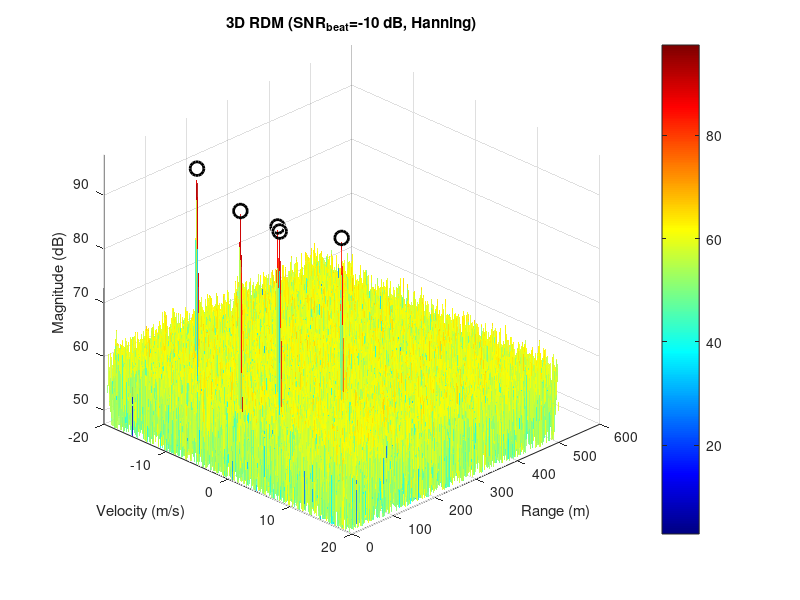
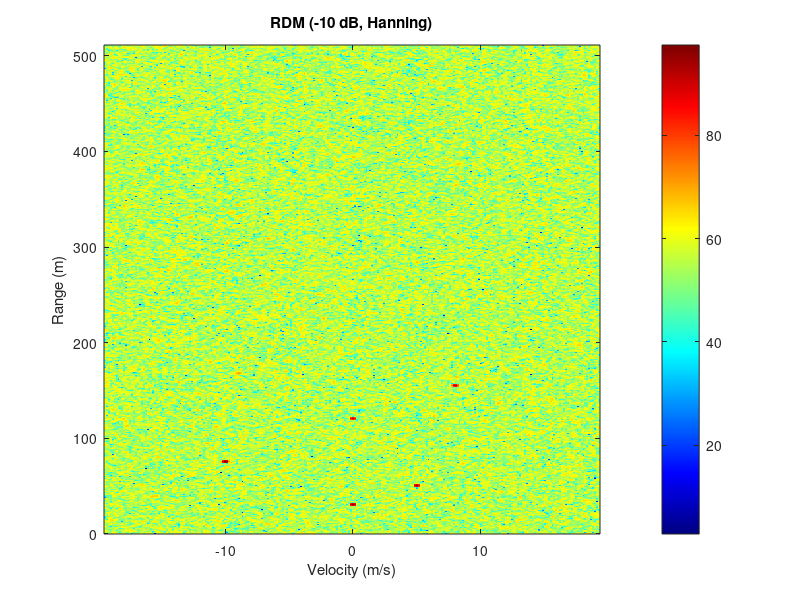

The MATLAB script that drew these images, in order: (Note: this script raises an error after producing the figures.)
%% FMCW Radar Simulation — Multi-Target Scenario
% =========================================================================
% 功能: 多目标 FMCW 雷达仿真, 生成 Range-Doppler Map + CFAR 检测
%
% 正确性要点:
%   1. 快-慢时间分离, 每 chirp 频率从 fc 独立线性上升
%   2. RX 在 τ < 2R/c 时自然为 0
%   3. Stop-and-hop 近似: 距离按 chirp 更新
%   4. 2D FFT 后仅沿多普勒维 fftshift
%   5. 物理轴从参数严格推导
%   6. CFAR 在功率域做, 量纲一致
%   7. 向量化加速信号生成
%   8. 可控噪声 + SNR 定义
%   9. 加窗抑制旁瓣
%   10. DBSCAN 聚类聚合 CFAR 点迹 (归一化各向同性距离)
%
% 矩阵维度约定:
%   beat / rdm 均为 (Nr, Nd), 第 1 维 = 距离, 第 2 维 = 多普勒
% =========================================================================

clear; clc; close all;

%% ==================== 1. 雷达参数 ====================
c        = 3e8;
fc       = 77e9;
B        = 150e6;
T_chirp  = 50e-6;
Nd       = 256;
Nr       = 1024;

lambda   = c / fc;
slope    = B / T_chirp;
Fs       = Nr / T_chirp;
T_frame  = Nd * T_chirp;

range_res = c / (2 * B);
max_range = (Nr / 2) * range_res;
v_res     = lambda / (2 * T_frame);
v_max     = lambda / (4 * T_chirp);

fprintf('========== Radar Parameters ==========\n');
fprintf('  fc        = %.2f GHz\n', fc / 1e9);
fprintf('  B         = %.1f MHz\n', B / 1e6);
fprintf('  T_chirp   = %.2f us\n', T_chirp * 1e6);
fprintf('  Nr=%d, Nd=%d, T_frame=%.1f ms\n', Nr, Nd, T_frame * 1e3);
fprintf('  ΔR=%.2f m, R_max=%.0f m\n', range_res, max_range);
fprintf('  Δv=%.2f m/s, v_max=%.0f m/s\n', v_res, v_max);

%% ==================== 2. 多目标定义 ====================
targets = [
     30,    0,  1.0;
     50,    5,  0.8;
     75,  -10,  1.2;
    120,    0,  0.5;
    155,    8,  0.6;
];
num_targets = size(targets, 1);
fprintf('\n========== Targets ==========\n');
for k = 1:num_targets
    fprintf('  T%d: R = %5.1f m, v = %+5.1f m/s\n', ...
        k, targets(k, 1), targets(k, 2));
end

%% ==================== 3. 噪声 / 信噪比 ====================
SNR_beat_dB = -10;
SNR_beat    = 10^(SNR_beat_dB / 10);
ref_amp     = max(targets(:, 3));
noise_std   = ref_amp / sqrt(SNR_beat);
fprintf('\n  SNR_beat = %.1f dB (after 2D FFT: ≈ %.1f dB)\n', ...
    SNR_beat_dB, SNR_beat_dB + 10*log10(Nr*Nd));

%% ==================== 4. 信号生成 (向量化) ====================
% ====================== 数学模型 ======================
%
% 发射信号 (第 n 个 chirp, 快时间 tau):
%   s_tx(tau, n) = exp{j·2π[ fc·(nT + tau) + ½S·tau² ]}
%
% 第 k 个目标时延 (stop-and-hop):
%   R_k(n)   = R0_k + v_k · n · T_chirp
%   tau_k(n) = 2 · R_k(n) / c
%
% 接收信号:
%   s_rx(tau, n) = exp{j·2π[ fc·(nT + tau - tau_k) + ½S·(tau - tau_k)² ]}
%                = 0,  tau < tau_k  (回波未到达)
%
% 差频信号 (dechirp, 复混频):
%   s_k = s_tx · conj(s_rx) = exp{j·2π[ fc·tau_k + S·tau·tau_k - ½S·tau_k² ]}
%                               ├─ 载波相位 ─┤├─ 差频项 ─┤├── RVP ──┤
%
% 其中差频项 exp{j·2π·S·tau·tau_k} 产生频率 f_if = S·tau_k = slope · 2R/c
% 这是测距的核心, Range FFT 后谱峰位置对应 f_if。
%
% 载波相位 exp{j·2π·fc·tau_k} 在单 chirp 内为常数,
% 跨 chirp 时随 R_k(n) 线性变化, 产生多普勒频率 f_d = 2v/lambda。
% ======================================================

tau = (0:Nr - 1).' / Fs;        % 快时间: Nr×1
n   = 0:Nd - 1;                 % 慢时间 (chirp 索引): 1×Nd
beat = zeros(Nr, Nd);

for k = 1:num_targets
    R0  = targets(k, 1);
    v   = targets(k, 2);
    amp = targets(k, 3);

    % 每 chirp 的目标时延 tau_k(n) : 1×Nd
    delay = 2 * (R0 + v * n * T_chirp) / c;

    % 差频信号 (外积):
    %   载波相位项: exp{j·2π·fc·tau_k}                    → 1×Nd
    %   差频项:     exp{j·2π·S·(tau · tau_k)}            → Nr×Nd (外积)
    %   RVP:        exp{-j·π·S·tau_k²}                    → 1×Nd
    s_k = amp                                                     ...
        * exp( 1j * 2 * pi * fc * delay)                          ... % 载波相位
        .* exp( 1j * 2 * pi * slope * (tau * delay))              ... % 差频项 (外积)
        .* exp(-1j * pi * slope * (delay.^2));                     ... % RVP

    % tau >= delay 掩膜: 回波尚未到达时 s_rx = 0
    s_k = s_k .* (tau >= delay);    % Nr×Nd

    beat = beat + s_k;
end

% 复高斯白噪声 (每维标准差 noise_std/sqrt(2))
beat = beat + (noise_std / sqrt(2)) * (randn(Nr, Nd) + 1j * randn(Nr, Nd));

fprintf('\nSignal generation done.\n');

%% ==================== 5. 加窗 + 2D FFT ====================
% 加 Hanning 窗: 旁瓣从 -13 dB 降至 -32 dB
% 代价: 主瓣展宽约 1.6 倍 (分辨率下降)

win_range = hann(Nr);               % Nr×1
win_dopp  = hann(Nd)';              % 1×Nd

beat_win = beat .* win_range;
range_fft = fft(beat_win, Nr, 1);       % Nr × Nd
range_fft = range_fft(1:Nr/2, :);        % Nr/2 × Nd (单边)

range_fft = range_fft .* win_dopp;
rdm = fftshift(fft(range_fft, Nd, 2), 2); % (Nr/2) × Nd

rdm_dB = 20 * log10(abs(rdm) + eps);

%% ==================== 6. 物理轴 ====================
range_axis = (0:Nr/2 - 1) * c / (2 * B);      % [m]
freq_dop   = (-Nd/2:Nd/2 - 1) / T_chirp / Nd;  % [Hz]
vel_axis   = freq_dop * lambda / 2;             % [m/s]

%% ==================== 7. 可视化 ====================
ieee_cmap = jet(256);

% 7.1 3D RDM
figure('Name', '3D RDM', 'Position', [50, 100, 900, 650]);
surf(vel_axis, range_axis, rdm_dB, 'EdgeColor', 'none', 'FaceAlpha', 0.85);
xlabel('Velocity (m/s)'); ylabel('Range (m)'); zlabel('Magnitude (dB)');
title(sprintf('3D RDM (SNR_{beat}=%.0f dB, Hanning)', SNR_beat_dB));
colormap(ieee_cmap); colorbar; view(45, 30);
zlim([max(rdm_dB(:)) - 50, max(rdm_dB(:))]);
hold on;
for k = 1:num_targets
    [~, ri] = min(abs(range_axis - targets(k, 1)));
    [~, vi] = min(abs(vel_axis  - targets(k, 2)));
    plot3(targets(k, 2), targets(k, 1), rdm_dB(ri, vi), ...
        'ko', 'MarkerSize', 10, 'LineWidth', 2);
end
hold off;

% 7.2 2D 俯视图
figure('Name', 'RDM Plan View', 'Position', [100, 150, 850, 600]);
imagesc(vel_axis, range_axis, rdm_dB); axis xy;
xlabel('Velocity (m/s)'); ylabel('Range (m)');
title(sprintf('RDM (%d dB, Hanning)', SNR_beat_dB));
colormap(ieee_cmap); colorbar;
clim([max(rdm_dB(:)) - 40, max(rdm_dB(:))]);
hold on;
for k = 1:num_targets
    plot(targets(k, 2), targets(k, 1), 'ko', 'MarkerSize', 8, 'LineWidth', 2);
end
hold off;

% 7.3 Range Profile (零多普勒切片)
figure('Name', 'Range Profile', 'Position', [150, 200, 800, 400]);
zero_dop_idx = Nd / 2 + 1;
rp = abs(rdm(:, zero_dop_idx)); rp = rp / max(rp);
plot(range_axis, rp, 'LineWidth', 1.5);
xlabel('Range (m)'); ylabel('Normalized Amplitude');
title('Range Profile (Zero Doppler, Hanning)');
grid on; xlim([0, min(200, max_range)]);
for k = 1:num_targets, xline(targets(k, 1), '--r', sprintf('T%d', k)); end

% 7.4 Doppler Profile
[~, pbin] = max(rp);
figure('Name', 'Doppler Profile', 'Position', [200, 250, 800, 400]);
dp = abs(rdm(pbin, :)) / max(abs(rdm(pbin, :)));
plot(vel_axis, dp, 'LineWidth', 1.5);
xlabel('Velocity (m/s)'); ylabel('Normalized Amplitude');
title(sprintf('Doppler Profile at R=%.1f m (Hanning)', range_axis(pbin)));
grid on;
for k = 1:num_targets, xline(targets(k, 2), '--r', sprintf('T%d', k)); end

%% ==================== 8. CA-CFAR 检测 ====================
tc_range   = 10;     tc_doppler = 8;
gc_range   = 4;      gc_doppler = 2;
offset     = 13;     % dB

rdm_pow = abs(rdm).^2;
[N_range, N_dopp] = size(rdm_pow);
edge_r = tc_range + gc_range;
edge_d = tc_doppler + gc_doppler;

detections = false(N_range, N_dopp);

for i = edge_r + 1:N_range - edge_r
    for j = edge_d + 1:N_dopp - edge_d
        train_win = rdm_pow(i - edge_r:i + edge_r, j - edge_d:j + edge_d);
        guard_win = rdm_pow(i - gc_range:i + gc_range, j - gc_doppler:j + gc_doppler);
        noise_sum = sum(train_win, 'all') - sum(guard_win, 'all');
        N_train = (2 * edge_r + 1) * (2 * edge_d + 1);
        N_guard = (2 * gc_range + 1) * (2 * gc_doppler + 1);
        noise_level = noise_sum / (N_train - N_guard);
        if rdm_pow(i, j) > noise_level * 10^(offset / 10)
            detections(i, j) = true;
        end
    end
end

fprintf('\n========== Raw CFAR Detections ==========\n');
fprintf('  Detections before clustering: %d\n', sum(detections, 'all'));

%% ==================== 9. DBSCAN 聚类 (归一化坐标) ====================
% 原理:
%   CFAR 检测点位于 RDM 的 (range_bin, doppler_bin) 网格上。
%   直接对 bin 索引做欧氏距离会使两个维度的权重不同:
%     - range bin 宽度: ΔR = 1.0 m
%     - doppler bin 宽度: ΔV = 0.15 m/s
%   如果不做归一化, DBSCAN 的 eps "圆形" 在物理上实际是
%   "拉长的椭圆", 导致聚类结果偏斜。
%
%   归一化方法:
%     将 bin 索引映射到 (距离/ΔR, 速度/ΔV) 的无量纲坐标,
%     使两个维度在物理分辨率上平权。
%
%   eps 物理含义: 同一个目标在 RDM 上占据的归一化半径。
%     设 eps = 3 (即 3 倍分辨率), 允许一个目标簇覆盖
%     约 3×ΔR × 3×ΔV 的区域, 足以聚合目标主瓣和邻近旁瓣。

[det_rows, det_cols] = find(detections);

if size(det_rows, 1) >= 2
    % 归一化坐标: 使每个维度以各自的分辨率为单位
    % coords_norm(:, 1) = range_idx (无量纲)
    % coords_norm(:, 2) = doppler_idx (无量纲)
    % 两维单位相同 → 欧氏距离各向同性
    coords_norm = [det_rows, det_cols];

    eps_norm   = 3;       % 归一化半径 (bin 数)
    min_pts    = 3;       % 核心点最少点数

    cluster_idx = dbscan(coords_norm, eps_norm, min_pts);

    unique_clusters = setdiff(unique(cluster_idx), -1);
    cluster_centers = zeros(length(unique_clusters), 2);

    fprintf('\n========== Clustered Detections (DBSCAN) ==========\n');
    fprintf('  Normalized coordinates: (Δr/ΔR)² + (Δv/ΔV)² < eps²\n');
    fprintf('  eps_norm=%.1f (bins), minPts=%d\n', eps_norm, min_pts);
    fprintf('  Number of clusters: %d\n', length(unique_clusters));

    for c = 1:length(unique_clusters)
        cid = unique_clusters(c);
        mask = (cluster_idx == cid);
        rows_c = det_rows(mask);
        cols_c = det_cols(mask);

        % 按功率加权平均求质心 (使用原始功率)
        weights = rdm_pow(sub2ind(size(rdm_pow), rows_c, cols_c));
        r_center = sum(rows_c .* weights) / sum(weights);
        v_center = sum(cols_c .* weights) / sum(weights);
        cluster_centers(c, :) = [r_center, v_center];

        fprintf('  C%d: R=%.1f m, v=%.1f m/s, %d points\n', ...
            c, range_axis(round(r_center)), vel_axis(round(v_center)), sum(mask));
    end
end

%% ==================== 10. CFAR 结果可视化 ====================
det_vals = rdm_dB(sub2ind(size(rdm_dB), det_rows, det_cols));

% 10.1 3D CFAR
figure('Name', 'CFAR 3D', 'Position', [100, 100, 950, 650]);
surf(vel_axis, range_axis, rdm_dB, 'EdgeColor', 'none', ...
    'FaceAlpha', 0.6, 'FaceColor', 'interp');
xlabel('Velocity (m/s)'); ylabel('Range (m)'); zlabel('Magnitude (dB)');
title(sprintf('CFAR on 3D RDM (offset=%.0f dB)', offset));
colormap(ieee_cmap); colorbar; view(45, 30);
zlim([max(rdm_dB(:)) - 50, max(rdm_dB(:))]);
if ~isempty(det_rows)
    hold on;
    scatter3(vel_axis(det_cols), range_axis(det_rows), det_vals, ...
        40, 'r', 'filled', 'MarkerEdgeColor', 'k');
    hold off;
end

% 10.2 CFAR 原始检测图
figure('Name', 'Raw CFAR 2D', 'Position', [150, 150, 850, 600]);
imagesc(vel_axis, range_axis, double(detections)); axis xy;
xlabel('Velocity (m/s)'); ylabel('Range (m)');
title(sprintf('Raw CFAR Detections (%d points)', sum(detections, 'all')));
colormap(gca, [1, 1, 1; 0, 0.447, 0.741]); colorbar;
hold on;
for k = 1:num_targets
    plot(targets(k, 2), targets(k, 1), 'ro', 'MarkerSize', 8, 'LineWidth', 2);
end
legend({'True targets'}, 'Location', 'best');
hold off;

% 10.3 聚类后检测图
figure('Name', 'Clustered CFAR 2D', 'Position', [180, 180, 850, 600]);
imagesc(vel_axis, range_axis, double(detections)); axis xy;
xlabel('Velocity (m/s)'); ylabel('Range (m)');
title(sprintf('CFAR AFTER DBSCAN (%d clusters)', length(unique_clusters)));
colormap(gca, [1, 1, 1; 0.5, 0.5, 0.5]); colorbar;
hold on;

if exist('cluster_idx', 'var') && ~isempty(cluster_idx)
    noise_mask = (cluster_idx == -1);
    if any(noise_mask)
        plot(vel_axis(det_cols(noise_mask)), range_axis(det_rows(noise_mask)), ...
            'x', 'Color', [0.7, 0.7, 0.7], 'MarkerSize', 6);
    end
end

if exist('cluster_centers', 'var') && ~isempty(cluster_centers)
    for c = 1:size(cluster_centers, 1)
        rr = range_axis(round(cluster_centers(c, 1)));
        vv = vel_axis(round(cluster_centers(c, 2)));
        plot(vv, rr, 'go', 'MarkerSize', 12, 'LineWidth', 2);
    end
end

for k = 1:num_targets
    plot(targets(k, 2), targets(k, 1), 'rx', 'MarkerSize', 10, 'LineWidth', 2);
end
legend({'Noise (discarded)', 'Cluster centroids', 'True targets'}, ...
    'Location', 'best');
hold off;

fprintf('\nDone.\n');
